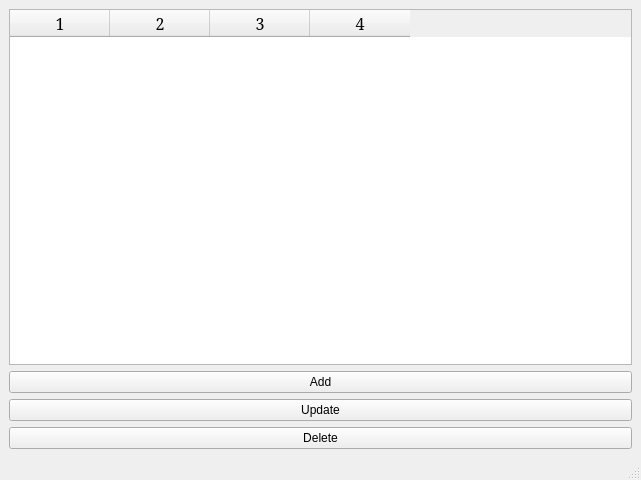
<?xml version="1.0" encoding="UTF-8"?>
<ui version="4.0">
 <class>MainWindow</class>
 <widget class="QMainWindow" name="MainWindow">
  <property name="geometry">
   <rect>
    <x>0</x>
    <y>0</y>
    <width>641</width>
    <height>480</height>
   </rect>
  </property>
  <property name="windowTitle">
   <string>MainWindow</string>
  </property>
  <widget class="QWidget" name="centralwidget">
   <layout class="QVBoxLayout" name="verticalLayout">
    <item>
     <widget class="QTableWidget" name="tableWidget">
      <property name="font">
       <font>
        <family>Serif</family>
        <pointsize>12</pointsize>
        <italic>false</italic>
       </font>
      </property>
      <property name="columnCount">
       <number>4</number>
      </property>
      <column/>
      <column/>
      <column/>
      <column/>
     </widget>
    </item>
    <item>
     <widget class="QPushButton" name="pushButton">
      <property name="text">
       <string>Add</string>
      </property>
     </widget>
    </item>
    <item>
     <widget class="QPushButton" name="pushButton_3">
      <property name="text">
       <string>Update</string>
      </property>
     </widget>
    </item>
    <item>
     <widget class="QPushButton" name="pushButton_2">
      <property name="text">
       <string>Delete</string>
      </property>
     </widget>
    </item>
   </layout>
  </widget>
  <widget class="QStatusBar" name="statusbar"/>
 </widget>
 <resources/>
 <connections/>
</ui>
